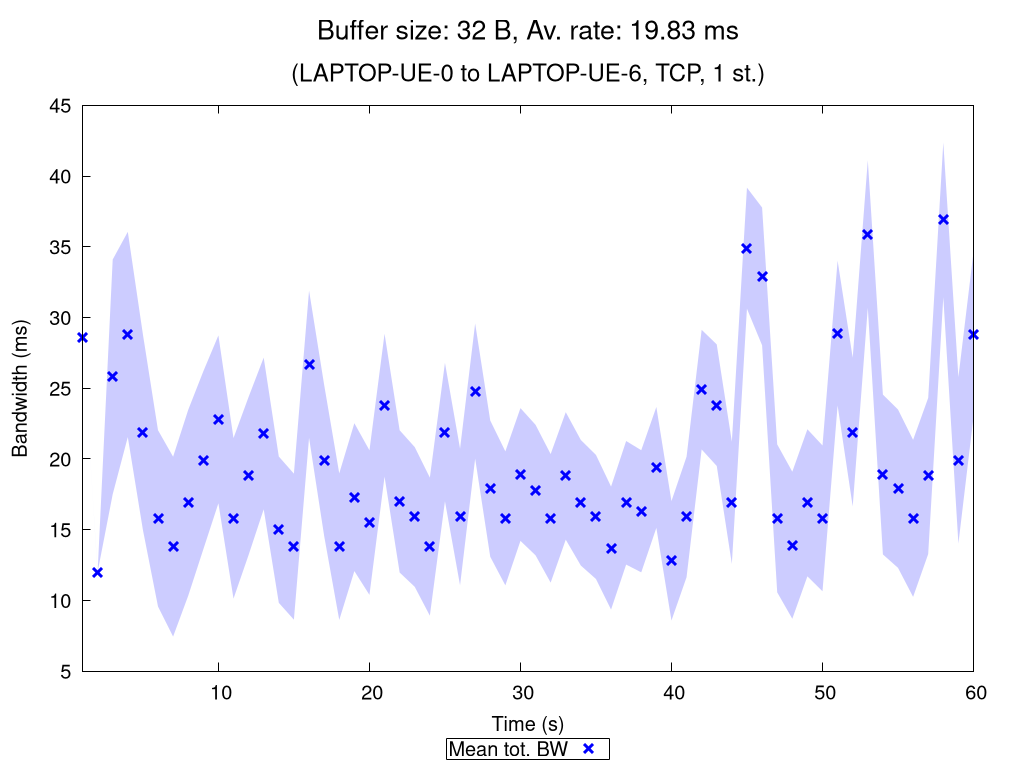

Write gnuplot code to recreate this figure.
set terminal pngcairo nocrop enhanced size 1024,768 font "Verdana,15"
set output "TCP_1_st_2020_11_06_01-06-41_one2two_00032B.png"

set title "{/=20 Buffer size: 32 B, Av. rate: 19.83 ms}\n\n{/=18 (LAPTOP-UE-0 to LAPTOP-UE-6, TCP, 1 st.)}"

set xlabel "Time (s)"
set ylabel "Bandwidth (ms)"
set ytics nomirror
set key bmargin center horizontal box samplen 1 width -1
set bmargin 4.6
set rmargin 4.5

rf = 1.0  # rate factor
set style fill transparent solid 0.2 noborder
set autoscale xfix
plot "TCP_1_st_2020_11_06_01-06-41_one2two_00032B_iperf_processed.dat" using 1:($2/rf-$3/rf):($2/rf+$3/rf) with filledcurves lc rgb "blue" notitle, \
     "" using 1:($2/rf) with points pt 2 ps 1.5 lw 3 lc rgb "blue" title "Mean tot. BW", \
